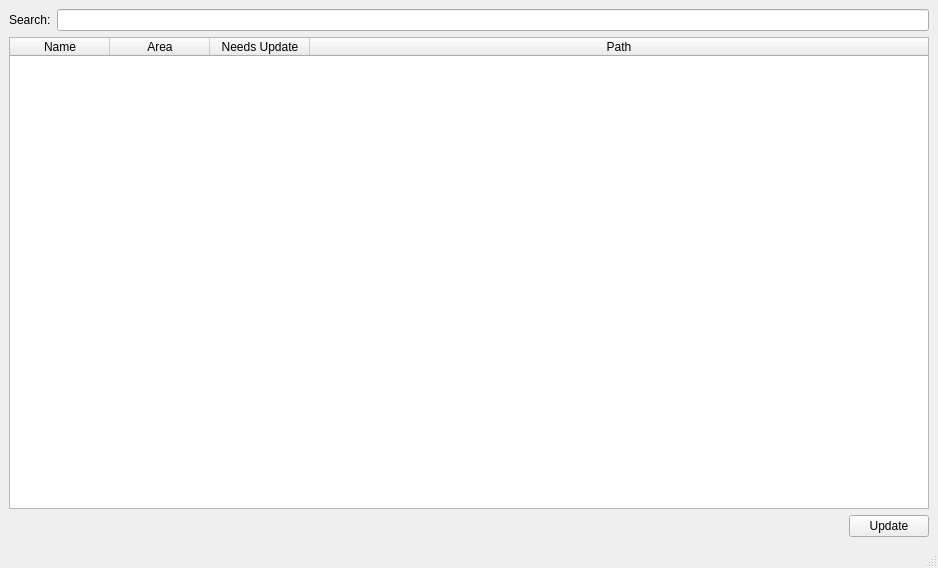
<?xml version="1.0" encoding="UTF-8"?>
<ui version="4.0">
 <class>MainWindow</class>
 <widget class="QMainWindow" name="MainWindow">
  <property name="geometry">
   <rect>
    <x>0</x>
    <y>0</y>
    <width>938</width>
    <height>568</height>
   </rect>
  </property>
  <property name="windowTitle">
   <string>Assets In Scene</string>
  </property>
  <widget class="QWidget" name="centralwidget">
   <layout class="QVBoxLayout" name="verticalLayout">
    <item>
     <layout class="QHBoxLayout" name="horizontalLayout_2">
      <item>
       <widget class="QLabel" name="label_4">
        <property name="text">
         <string>Search:</string>
        </property>
       </widget>
      </item>
      <item>
       <widget class="QLineEdit" name="search_le"/>
      </item>
     </layout>
    </item>
    <item>
     <widget class="QTableWidget" name="references_tw">
      <attribute name="horizontalHeaderStretchLastSection">
       <bool>true</bool>
      </attribute>
      <column>
       <property name="text">
        <string>Name</string>
       </property>
      </column>
      <column>
       <property name="text">
        <string>Area</string>
       </property>
      </column>
      <column>
       <property name="text">
        <string>Needs Update</string>
       </property>
      </column>
      <column>
       <property name="text">
        <string>Path</string>
       </property>
      </column>
     </widget>
    </item>
    <item>
     <layout class="QHBoxLayout" name="horizontalLayout">
      <item>
       <spacer name="horizontalSpacer">
        <property name="orientation">
         <enum>Qt::Horizontal</enum>
        </property>
        <property name="sizeHint" stdset="0">
         <size>
          <width>40</width>
          <height>20</height>
         </size>
        </property>
       </spacer>
      </item>
      <item>
       <widget class="QPushButton" name="pushButton">
        <property name="text">
         <string>Update</string>
        </property>
       </widget>
      </item>
     </layout>
    </item>
   </layout>
  </widget>
  <widget class="QStatusBar" name="statusbar"/>
 </widget>
 <resources/>
 <connections/>
</ui>
